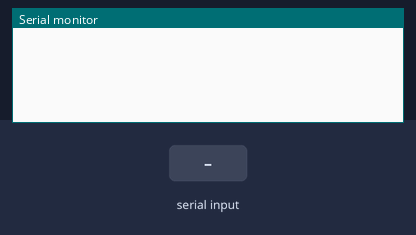
A sketch run on a simulated Arduino Uno, built with avr-gcc and run on an emulated ATmega328P. Shown: the last lines printed to the serial monitor. Inputs (shaded band) come from the test bench.

Above: at 1.2 s.
1.3 s: "90,45\n" received over Serial
At 2.1 s:
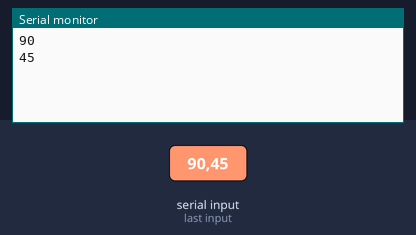
2.8 s: "30,150\n" received over Serial
At 4.5 s:
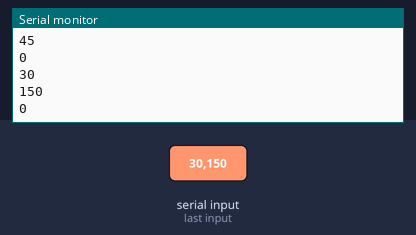
Timing chart, 0 to 6.0 s (numbered marks = the images above; inputs shaded):
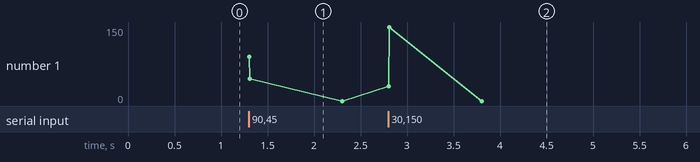

The sketch:

serialTest.ino
```cpp
void setup() {
  // put your setup code here, to run once:
  Serial.begin(9600);
}

void loop() {
  // put your main code here, to run repeatedly:
  while(Serial.available()){
    int parsed = Serial.parseInt(SKIP_ALL);
//    Serial.parseInt();
    Serial.println(parsed);
  }
}
```

Measured:
- after the input at 1.3 s, the serial monitor: prints a new line at once (image 1)
- after the input at 2.8 s, the serial monitor: prints a new line at once (image 2)
